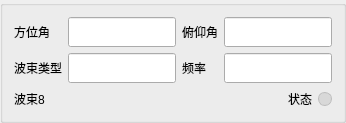
           <widget class="QGroupBox" name="grpWaveFeedback8">
            <property name="title">
             <string/>
            </property>
            <layout class="QVBoxLayout" name="layoutWaveFeedback8">
             <property name="spacing">
              <number>6</number>
             </property>
             <item>
              <layout class="QGridLayout" name="layoutWaveFeedbackForm8">
               <item row="0" column="0">
                <widget class="QLabel" name="lblFeedbackAzimuth8">
                 <property name="text">
                  <string>方位角</string>
                 </property>
                </widget>
               </item>
               <item row="0" column="1">
                <widget class="QLineEdit" name="leFeedbackAzimuth8">
                 <property name="minimumSize">
                  <size>
                   <width>50</width>
                   <height>30</height>
                  </size>
                 </property>
                </widget>
               </item>
               <item row="0" column="2">
                <widget class="QLabel" name="lblFeedbackPitch8">
                 <property name="text">
                  <string>俯仰角</string>
                 </property>
                </widget>
               </item>
               <item row="0" column="3">
                <widget class="QLineEdit" name="leFeedbackPitch8">
                 <property name="minimumSize">
                  <size>
                   <width>50</width>
                   <height>30</height>
                  </size>
                 </property>
                </widget>
               </item>
               <item row="1" column="0">
                <widget class="QLabel" name="lblFeedbackBeamType8">
                 <property name="text">
                  <string>波束类型</string>
                 </property>
                </widget>
               </item>
               <item row="1" column="1">
                <widget class="QLineEdit" name="leFeedbackBeamType8">
                 <property name="minimumSize">
                  <size>
                   <width>50</width>
                   <height>30</height>
                  </size>
                 </property>
                </widget>
               </item>
               <item row="1" column="2">
                <widget class="QLabel" name="lblFeedbackFreq8">
                 <property name="text">
                  <string>频率</string>
                 </property>
                </widget>
               </item>
               <item row="1" column="3">
                <widget class="QLineEdit" name="leFeedbackFreq8">
                 <property name="minimumSize">
                  <size>
                   <width>50</width>
                   <height>30</height>
                  </size>
                 </property>
                </widget>
               </item>
              </layout>
             </item>
             <item>
              <layout class="QHBoxLayout" name="layoutWaveFeedbackStatus8">
               <item>
                <widget class="QLabel" name="lblFeedbackBeam8">
                 <property name="text">
                  <string>波束8</string>
                 </property>
                </widget>
               </item>
               <item>
                <spacer name="spacerFeedback8">
                 <property name="orientation">
                  <enum>Qt::Horizontal</enum>
                 </property>
                 <property name="sizeHint" stdset="0">
                  <size>
                   <width>20</width>
                   <height>20</height>
                  </size>
                 </property>
                </spacer>
               </item>
               <item>
                <widget class="QLabel" name="lblFeedbackStatus8">
                 <property name="text">
                  <string>状态</string>
                 </property>
                </widget>
               </item>
               <item>
                <widget class="QLabel" name="indicatorFeedbackStatus8">
                 <property name="minimumSize">
                  <size>
                   <width>14</width>
                   <height>14</height>
                  </size>
                 </property>
                 <property name="maximumSize">
                  <size>
                   <width>14</width>
                   <height>14</height>
                  </size>
                 </property>
                 <property name="styleSheet">
                  <string notr="true">background:#d8d8d8;border:1px solid #bdbdbd;border-radius:7px;</string>
                 </property>
                 <property name="text">
                  <string/>
                 </property>
                </widget>
               </item>
              </layout>
             </item>
            </layout>
           </widget>
